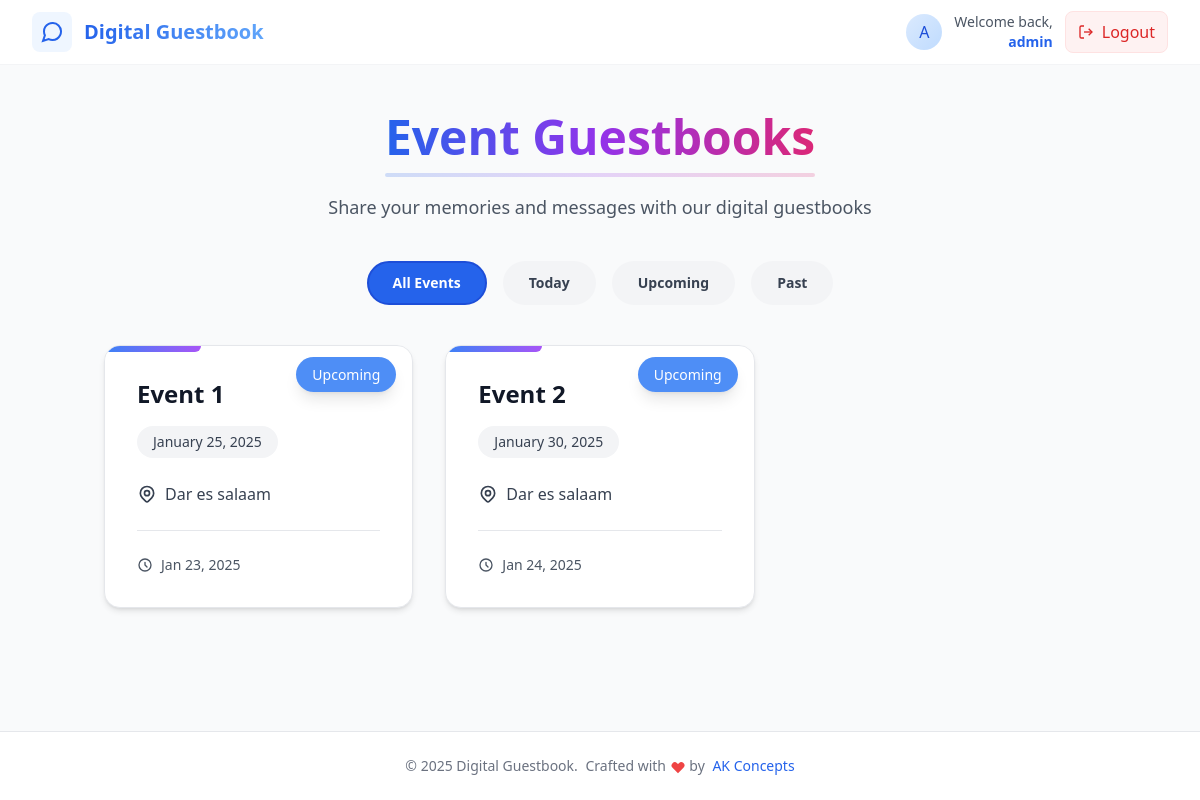
The app's page / (signed in), older data.
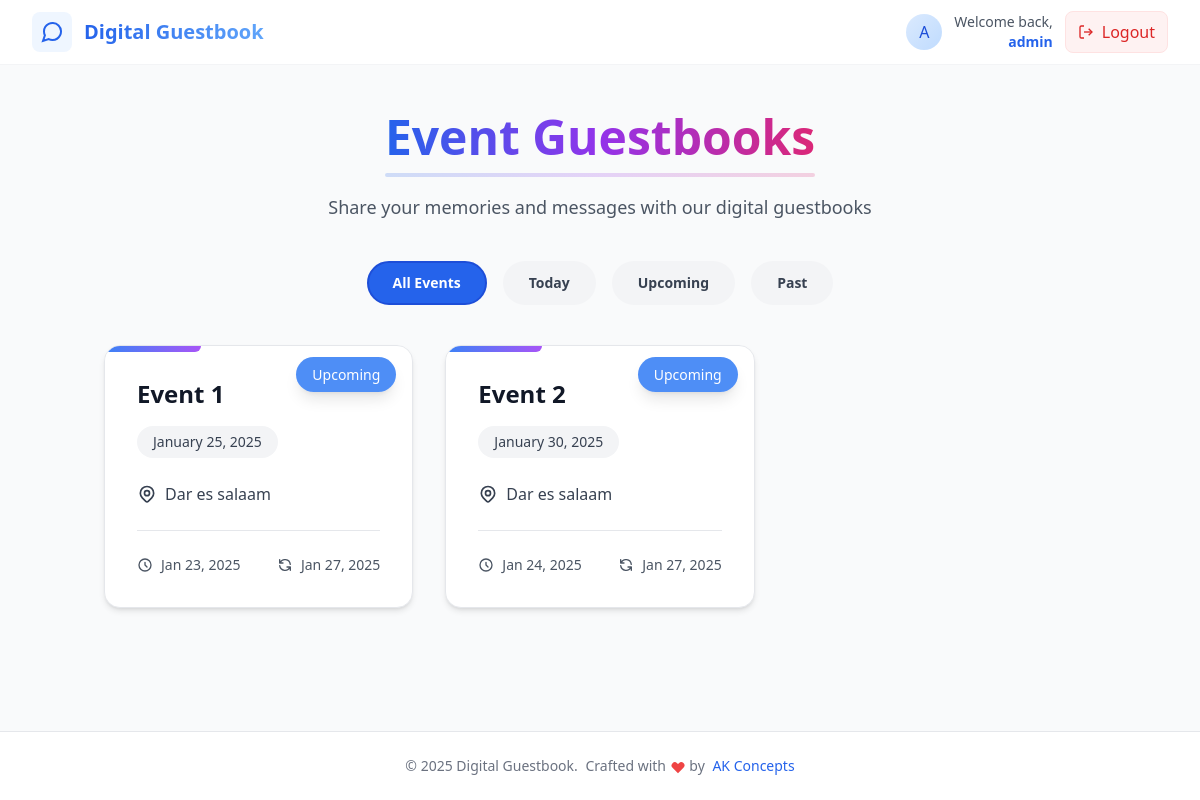
The same page, newer data.
### guestbook/models.py (models this page shows, shortened)
class Event(models.Model):
    name = models.CharField(max_length=200)
    date = models.DateField()
    location = models.CharField(max_length=200)
    overlay_image = models.ImageField(upload_to='events', null=True, blank=True)
    created_at = models.DateTimeField(auto_now_add=True)
    updated_at = models.DateTimeField(auto_now=True)
    class Meta:
        ordering = ['date']

### guestbook/views.py (the view)
# urls.py: path('', views.EventsView.as_view(), name='events'),
@method_decorator(login_required(login_url='guestbook:login'), name='dispatch')
class EventsView(View):
    template_name = 'guestbook/event.html'
    def get(self, request, *args, **kwargs):
        events = Event.objects.all().order_by('date')
        context = {
            'events': events,
        }
        return render(request, self.template_name, context)

### guestbook/templates/guestbook/event.html (shortened to what this page needs)
{% extends 'guestbook/base.html' %}
{% load tz %}
{% now "Y-m-d" as current_date %}
{% block content %}
<div class="container mx-auto px-4 py-12">
    <div class="max-w-6xl mx-auto space-y-10">
        <div class="text-center space-y-6">
            <div class="relative inline-block">
                <h1 class="text-5xl font-black bg-gradient-to-r from-blue-600 via-purple-600 to-pink-600
                           bg-clip-text text-transparent pb-2">
                </h1>
                <div class="absolute -bottom-2 left-0 right-0 h-1 bg-gradient-to-r from-blue-600/20 via-purple-600/20 to-pink-600/20 rounded-full"></div>
            </div>
            <p class="text-lg text-gray-600 dark:text-gray-400">Share your memories and messages with our digital guestbooks</p>
        </div>
        {% if events %}
        <div class="flex flex-wrap gap-4 justify-center">
            <button class="filter-btn px-6 py-2.5 rounded-full text-sm font-semibold
                         transition-all duration-300 ease-in-out
                         border-2 border-transparent
                         hover:shadow-md
                         data-[state=active]:bg-blue-600 data-[state=active]:text-white
                         data-[state=active]:border-blue-700
                         bg-gray-100 text-gray-700 hover:bg-gray-200
                         dark:bg-gray-800 dark:text-gray-300 dark:hover:bg-gray-700"
                    data-state="active">
                All Events
            </button>
            <button class="filter-btn px-6 py-2.5 rounded-full text-sm font-semibold
                         transition-all duration-300 ease-in-out
                         border-2 border-transparent
                         hover:shadow-md
                         data-[state=active]:bg-green-600 data-[state=active]:text-white
                         data-[state=active]:border-green-700
                         bg-gray-100 text-gray-700 hover:bg-gray-200
                         dark:bg-gray-800 dark:text-gray-300 dark:hover:bg-gray-700">
                Today
            </button>
            <button class="filter-btn px-6 py-2.5 rounded-full text-sm font-semibold
                         transition-all duration-300 ease-in-out
                         border-2 border-transparent
                         hover:shadow-md
                         data-[state=active]:bg-purple-600 data-[state=active]:text-white
                         data-[state=active]:border-purple-700
                         bg-gray-100 text-gray-700 hover:bg-gray-200
                         dark:bg-gray-800 dark:text-gray-300 dark:hover:bg-gray-700">
                Upcoming
            </button>
            <button class="filter-btn px-6 py-2.5 rounded-full text-sm font-semibold
                         transition-all duration-300 ease-in-out
                         border-2 border-transparent
                         hover:shadow-md
                         data-[state=active]:bg-gray-600 data-[state=active]:text-white
                         data-[state=active]:border-gray-700
                         bg-gray-100 text-gray-700 hover:bg-gray-200
                         dark:bg-gray-800 dark:text-gray-300 dark:hover:bg-gray-700">
                Past
            </button>
        </div>
        <div class="grid gap-8 md:grid-cols-2 lg:grid-cols-3">
            {% for event in events %}
            {% with event_date=event.date|date:"Y-m-d" %}
            <a href="{% url 'guestbook:message' event.id %}"
               class="group relative bg-white dark:bg-gray-800 rounded-2xl
                      shadow-md hover:shadow-2xl
                      transition-all duration-500
                      transform hover:-translate-y-2
                      border border-gray-200 dark:border-gray-700
                      overflow-hidden">
                <div class="absolute inset-0 bg-gradient-to-br from-white/80 to-transparent dark:from-white/5 dark:to-transparent"></div>
                <div class="absolute top-0 left-0 w-24 h-1.5 bg-gradient-to-r from-blue-500 to-purple-500 rounded-br-xl"></div>
                <div class="absolute top-4 right-4 z-10">
                    {% if event_date < current_date %}
                    <span class="px-4 py-2 bg-gray-900/90 text-white text-sm font-medium rounded-full
                               shadow-lg backdrop-blur-sm">
                        Past Event
                    </span>
                    {% elif event_date == current_date %}
                    <span class="px-4 py-2 bg-green-500/90 text-white text-sm font-medium rounded-full
                               shadow-lg backdrop-blur-sm animate-pulse">
                        Happening Today
                    </span>
                    {% else %}
                    <span class="px-4 py-2 bg-blue-500/90 text-white text-sm font-medium rounded-full
                               shadow-lg backdrop-blur-sm">
                        Upcoming
                    </span>
                    {% endif %}
                </div>
                <div class="relative p-8 space-y-6">
                    <div class="space-y-4">
                        <h2 class="text-2xl font-bold text-gray-900 dark:text-white
                                 group-hover:text-blue-600 dark:group-hover:text-blue-400
                                 transition-colors duration-300">
                            {{ event.name }}
                        </h2>
                        <time class="inline-block px-4 py-1.5 bg-gray-100 dark:bg-gray-700
                                   rounded-full text-sm font-medium text-gray-700 dark:text-gray-300">
                            {{ event.date|date:"F d, Y" }}
                        </time>
                    </div>
                    <div class="flex items-center text-gray-700 dark:text-gray-300 group-hover:text-blue-500 dark:group-hover:text-blue-400 transition-colors duration-300">
                        {{ event.location }}
                    </div>
                    <div class="pt-6 mt-6 border-t border-gray-200 dark:border-gray-700
                              text-sm text-gray-600 dark:text-gray-400
                              flex justify-between items-center">
                        <span class="flex items-center gap-2">
                            <svg class="w-4 h-4" fill="none" stroke="currentColor" viewBox="0 0 24 24">
                                <path stroke-linecap="round" stroke-linejoin="round" stroke-width="2"
                                      d="M12 8v4l3 3m6-3a9 9 0 11-18 0 9 9 0 0118 0z"/>
                            </svg>
                            {{ event.created_at|date:"M d, Y" }}
                        </span>
                        {% if event.updated_at != event.created_at %}
                        <span class="flex items-center gap-2">
                            <svg class="w-4 h-4" fill="none" stroke="currentColor" viewBox="0 0 24 24">
                                <path stroke-linecap="round" stroke-linejoin="round" stroke-width="2"
                                      d="M4 4v5h.582m15.356 2A8.001 8.001 0 004.582 9m0 0H9m11 11v-5h-.581m0 0a8.003 8.003 0 01-15.357-2m15.357 2H15"/>
                            </svg>
                            {{ event.updated_at|date:"M d, Y" }}
                        </span>
                        {% endif %}
                    </div>
                </div>
            </a>
            {% endwith %}
            {% endfor %}
        </div>
        {% endif %}
    </div>
</div>
{% endblock %}

### guestbook/templates/guestbook/base.html (shortened to what this page needs)
{% load static %}
<!DOCTYPE html>
<html lang="en">
<head>
    <link href="{% static 'css/replica.css' %}" rel="stylesheet">
</head>
<body class="fixed w-full h-full overflow-hidden bg-gray-50 flex flex-col">
    <header class="bg-white border-b border-gray-100 sticky top-0 z-50">
        <div class="max-w-7xl mx-auto px-4 h-16 sm:px-6 lg:px-8">
            <div class="h-full flex justify-between items-center">
                <a href="{% url 'guestbook:events' %}" class="transform hover:scale-105 transition-transform duration-300">
                    <div class="flex items-center space-x-3">
                        <div class="p-2 bg-blue-50 dark:bg-blue-900/30 rounded-lg">
                        </div>
                        <h1
                            class="hidden md:block text-xl font-semibold bg-gradient-to-r from-blue-600 to-blue-400 bg-clip-text text-transparent dark:from-blue-400 dark:to-blue-300">
                        </h1>
                    </div>
                </a>
                <div class="flex items-center space-x-4">
                    {% if user.is_authenticated %}
                    <div class="flex items-center gap-3">
                        <div
                            class="h-9 w-9 bg-gradient-to-br from-blue-100 to-blue-200 rounded-full flex items-center justify-center ring-2 ring-white">
                            <span class="text-blue-700 font-medium">{{ user.username|make_list|first|upper }}</span>
                        </div>
                        <div class="hidden md:flex md:flex-col md:items-end">
                            <span class="text-sm font-medium text-gray-600">Welcome back,</span>
                            <span class="text-sm font-semibold text-blue-600">{{ user.username }}</span>
                        </div>
                        <a href="{% url 'guestbook:logout' %}"
                            class="flex items-center justify-center gap-2 px-3 py-2 text-red-600 hover:text-red-700 bg-red-50 hover:bg-red-100 rounded-lg transition-all duration-200 border border-red-100">
                            <svg xmlns="http://www.w3.org/2000/svg" class="h-4 w-4" viewBox="0 0 24 24" fill="none"
                                stroke="currentColor" stroke-width="2">
                                <path d="M9 21H5a2 2 0 0 1-2-2V5a2 2 0 0 1 2-2h4" />
                                <polyline points="16 17 21 12 16 7" />
                                <line x1="21" y1="12" x2="9" y2="12" />
                            </svg>
                            <span class="hidden md:inline">Logout</span>
                        </a>
                    </div>
                    {% endif %}
                </div>
            </div>
        </div>
    </header>
    {% block content %}{% endblock %}
    <footer class="bg-white border-t border-gray-200 fixed bottom-0 left-0 right-0">
        <div class="max-w-7xl mx-auto py-6 px-4 sm:px-6 lg:px-8">
            <div class="text-center">
                <p class="text-sm text-gray-500">
                    &copy; <span id="year"></span> Digital Guestbook.
                    <span class="whitespace-nowrap block md:inline mt-1 md:mt-0 md:ml-1">
                        Crafted with
                        <span class="inline-block">
                            <svg xmlns="http://www.w3.org/2000/svg" class="h-4 w-4 text-red-500 inline animate-pulse"
                                viewBox="0 0 20 20" fill="currentColor">
                                <path fill-rule="evenodd"
                                    d="M3.172 5.172a4 4 0 015.656 0L10 6.343l1.172-1.171a4 4 0 115.656 5.656L10 17.657l-6.828-6.829a4 4 0 010-5.656z"
                                    clip-rule="evenodd" />
                            </svg>
                        </span>
                        by
                        <a href="https://akconcepts.co.tz" target="_blank" rel="noopener noreferrer"
                            class="text-blue-600 hover:text-blue-800 transition-colors duration-200 font-medium ml-1">
                            AK Concepts
                        </a>
                    </span>
                </p>
            </div>
        </div>
    </footer>
</body>
</html>

Row changes from the older to the newer data that the page shows:
changed Event "Event 1": updated_at (not shown) → "Jan 27, 2025"
changed Event "Event 2": updated_at (not shown) → "Jan 27, 2025"
